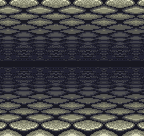

Rendered tile map (Tiled .tmx) drawn with the repository's tilesets; below, a short description and the map source with its tile grids summarised:
An orthogonal 18x17 tile map with 8x8 px tiles, 1 tile layer (BACKGROUND), 44 hidden layers not drawn, 2 tilesets.

<map version="1.10" tiledversion="1.11.0" orientation="orthogonal" renderorder="right-down" width="18" height="17" tilewidth="8" tileheight="8" infinite="0" nextlayerid="52" nextobjectid="1">
 <tileset firstgid="1" source="WALLSET.tsx" />
 <tileset firstgid="177" source="BACKGROUND.tsx" />
 <layer id="45" name="BACKGROUND" width="18" height="17">
  <data>[306 cells, 306 non-empty, 18 distinct tile ids]</data>
 </layer>
 <layer id="1" name="FORWARDA_CENTER" width="18" height="17" visible="0">
  <data>[306 cells, 196 non-empty, 49 distinct tile ids]</data>
 </layer>
 <layer id="10" name="FORWARDA_LEFT1" width="18" height="17" visible="0">
  <data>[306 cells, 28 non-empty, 14 distinct tile ids]</data>
 </layer>
 <layer id="11" name="FORWARDA_RIGHT1" width="18" height="17" visible="0">
  <data>[306 cells, 28 non-empty, 14 distinct tile ids]</data>
 </layer>
 <layer id="8" name="SIDEA_LEFT1" width="18" height="17" visible="0">
  <data>[306 cells, 34 non-empty, 18 distinct tile ids]</data>
 </layer>
 <layer id="9" name="SIDEA_RIGHT1" width="18" height="17" visible="0">
  <data>[306 cells, 34 non-empty, 18 distinct tile ids]</data>
 </layer>
 <layer id="12" name="SIDEB_LEFT1" width="18" height="17" visible="0">
  <data>[306 cells, 42 non-empty, 21 distinct tile ids]</data>
 </layer>
 <layer id="13" name="FORWARDB_CENTER" width="18" height="17" visible="0">
  <data>[306 cells, 64 non-empty, 16 distinct tile ids]</data>
 </layer>
 <layer id="14" name="SIDEB_RIGHT1" width="18" height="17" visible="0">
  <data>[306 cells, 42 non-empty, 21 distinct tile ids]</data>
 </layer>
 <layer id="15" name="FORWARDB_LEFT1" width="18" height="17" visible="0">
  <data>[306 cells, 40 non-empty, 16 distinct tile ids]</data>
 </layer>
 <layer id="16" name="FORWARDB_RIGHT1" width="18" height="17" visible="0">
  <data>[306 cells, 40 non-empty, 16 distinct tile ids]</data>
 </layer>
 <layer id="17" name="SIDEC_LEFT1" width="18" height="17" visible="0">
  <data>[306 cells, 16 non-empty, 8 distinct tile ids]</data>
 </layer>
 <layer id="18" name="SIDEC_RIGHT1" width="18" height="17" visible="0">
  <data>[306 cells, 16 non-empty, 8 distinct tile ids]</data>
 </layer>
 <layer id="19" name="FORWARDC_CENTER" width="18" height="17" visible="0">
  <data>[306 cells, 16 non-empty, 4 distinct tile ids]</data>
 </layer>
 <layer id="20" name="FORWARDC_LEFT1" width="18" height="17" visible="0">
  <data>[306 cells, 16 non-empty, 4 distinct tile ids]</data>
 </layer>
 <layer id="21" name="FORWARDC_LEFT2" width="18" height="17" visible="0">
  <data>[306 cells, 12 non-empty, 4 distinct tile ids]</data>
 </layer>
 <layer id="22" name="FORWARDC_RIGHT1" width="18" height="17" visible="0">
  <data>[306 cells, 16 non-empty, 4 distinct tile ids]</data>
 </layer>
 <layer id="23" name="FORWARDC_RIGHT2" width="18" height="17" visible="0">
  <data>[306 cells, 12 non-empty, 4 distinct tile ids]</data>
 </layer>
 <layer id="24" name="SIDED_LEFT1" width="18" height="17" visible="0">
  <data>[306 cells, 4 non-empty, 2 distinct tile ids]</data>
 </layer>
 <layer id="25" name="SIDED_RIGHT1" width="18" height="17" visible="0">
  <data>[306 cells, 4 non-empty, 2 distinct tile ids]</data>
 </layer>
 <layer id="26" name="FORWARDD_CENTER" width="18" height="17" visible="0">
  <data>[306 cells, 4 non-empty, 1 distinct tile ids]</data>
 </layer>
 <layer id="27" name="FORWARDD_LEFT1" width="18" height="17" visible="0">
  <data>[306 cells, 4 non-empty, 1 distinct tile ids]</data>
 </layer>
 <layer id="28" name="FORWARDD_LEFT2" width="18" height="17" visible="0">
  <data>[306 cells, 4 non-empty, 1 distinct tile ids]</data>
 </layer>
 <layer id="29" name="FORWARDD_LEFT3" width="18" height="17" visible="0">
  <data>[306 cells, 4 non-empty, 1 distinct tile ids]</data>
 </layer>
 <layer id="30" name="FORWARDD_LEFT4" width="18" height="17" visible="0">
  <data>[306 cells, 4 non-empty, 1 distinct tile ids]</data>
 </layer>
 <layer id="31" name="FORWARDD_RIGHT1" width="18" height="17" visible="0">
  <data>[306 cells, 4 non-empty, 1 distinct tile ids]</data>
 </layer>
 <layer id="32" name="FORWARDD_RIGHT2" width="18" height="17" visible="0">
  <data>[306 cells, 4 non-empty, 1 distinct tile ids]</data>
 </layer>
 <layer id="33" name="FORWARDD_RIGHT3" width="18" height="17" visible="0">
  <data>[306 cells, 4 non-empty, 1 distinct tile ids]</data>
 </layer>
 <layer id="34" name="FORWARDD_RIGHT4" width="18" height="17" visible="0">
  <data>[306 cells, 4 non-empty, 1 distinct tile ids]</data>
 </layer>
 <layer id="35" name="SIDED_LEFT1" width="18" height="17" visible="0">
  <data>[306 cells, 2 non-empty, 1 distinct tile ids]</data>
 </layer>
 <layer id="46" name="SIDED_LEFT2" width="18" height="17" visible="0">
  <data>[306 cells, 2 non-empty, 1 distinct tile ids]</data>
 </layer>
 <layer id="47" name="SIDED_LEFT3" width="18" height="17" visible="0">
  <data>[306 cells, 2 non-empty, 1 distinct tile ids]</data>
 </layer>
 <layer id="48" name="SIDED_LEFT4" width="18" height="17" visible="0">
  <data>[306 cells, 2 non-empty, 1 distinct tile ids]</data>
 </layer>
 <layer id="36" name="SIDED_RIGHT1" width="18" height="17" visible="0">
  <data>[306 cells, 2 non-empty, 1 distinct tile ids]</data>
 </layer>
 <layer id="49" name="SIDED_RIGHT2" width="18" height="17" visible="0">
  <data>[306 cells, 2 non-empty, 1 distinct tile ids]</data>
 </layer>
 <layer id="50" name="SIDED_RIGHT3" width="18" height="17" visible="0">
  <data>[306 cells, 2 non-empty, 1 distinct tile ids]</data>
 </layer>
 <layer id="51" name="SIDED_RIGHT4" width="18" height="17" visible="0">
  <data>[306 cells, 2 non-empty, 1 distinct tile ids]</data>
 </layer>
 <layer id="37" name="FARSIDEB_LEFT1" width="18" height="17" visible="0">
  <data>[306 cells, 18 non-empty, 9 distinct tile ids]</data>
 </layer>
 <layer id="38" name="FARSIDEB_RIGHT1" width="18" height="17" visible="0">
  <data>[306 cells, 18 non-empty, 9 distinct tile ids]</data>
 </layer>
 <layer id="39" name="FARSIDEC_LEFT1" width="18" height="17" visible="0">
  <data>[306 cells, 12 non-empty, 6 distinct tile ids]</data>
 </layer>
 <layer id="40" name="FARSIDEC_RIGHT1" width="18" height="17" visible="0">
  <data>[306 cells, 12 non-empty, 6 distinct tile ids]</data>
 </layer>
 <layer id="41" name="FARSIDED_LEFT1" width="18" height="17" visible="0">
  <data>[306 cells, 4 non-empty, 2 distinct tile ids]</data>
 </layer>
 <layer id="42" name="FARSIDED_RIGHT1" width="18" height="17" visible="0">
  <data>[306 cells, 4 non-empty, 2 distinct tile ids]</data>
 </layer>
 <layer id="43" name="FARSIDEE_LEFT1" width="18" height="17" visible="0">
  <data>[306 cells, 2 non-empty, 1 distinct tile ids]</data>
 </layer>
 <layer id="44" name="FARSIDEE_RIGHT1" width="18" height="17" visible="0">
  <data>[306 cells, 2 non-empty, 1 distinct tile ids]</data>
 </layer>
</map>